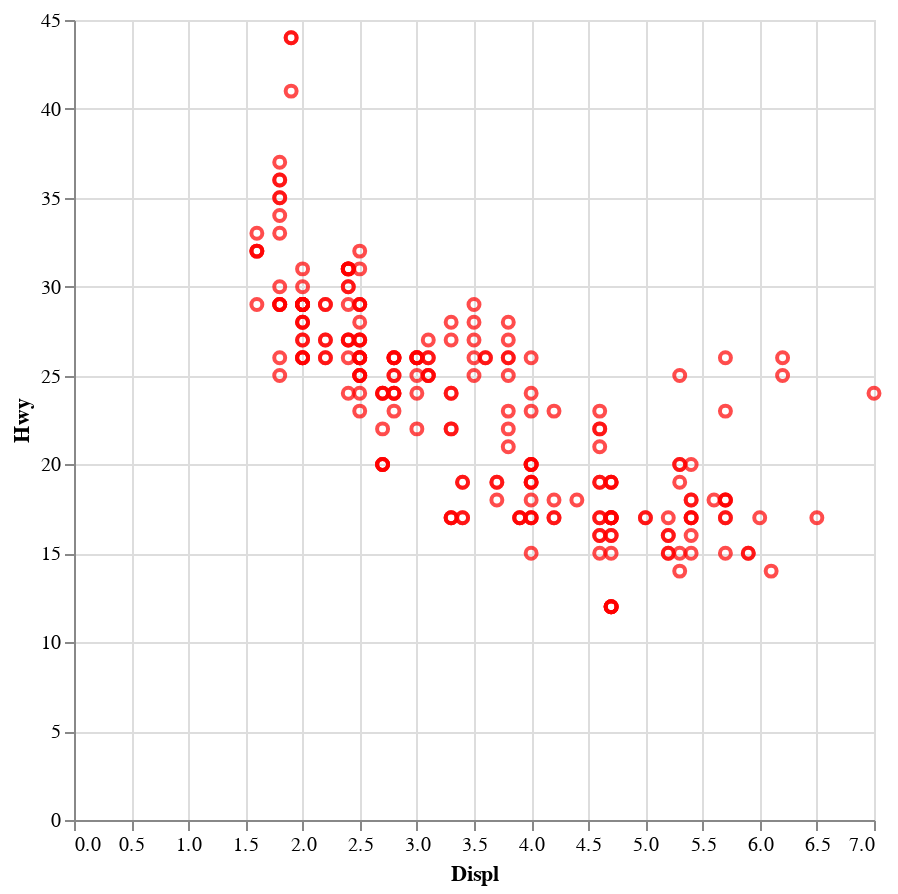

The cell this chart's notebook holds for it:
### Code cell
# We have a color feature to the "mark" argument that we can control.
# Let's change the points of the scatterplot to the color red.
mpg |> @vlplot(
    mark = {
        :point,
        color = :red
    },
    x = :Displ,
    y = :Hwy,
    width = 400,
    height = 400
)

### Figure 1 — Vega-Lite specification as saved in the notebook (floating-point values rounded to 4 significant figures; data arrays with more than 128 entries replaced by an {"elided": "..."} marker saying what was removed)
{"data": {"values": {"elided": "234 records"}}, "encoding": {"x": {"field": "Displ", "type": "quantitative"}, "y": {"field": "Hwy", "type": "quantitative"}}, "height": 400, "mark": {"color": "red", "type": "point"}, "width": 400}
